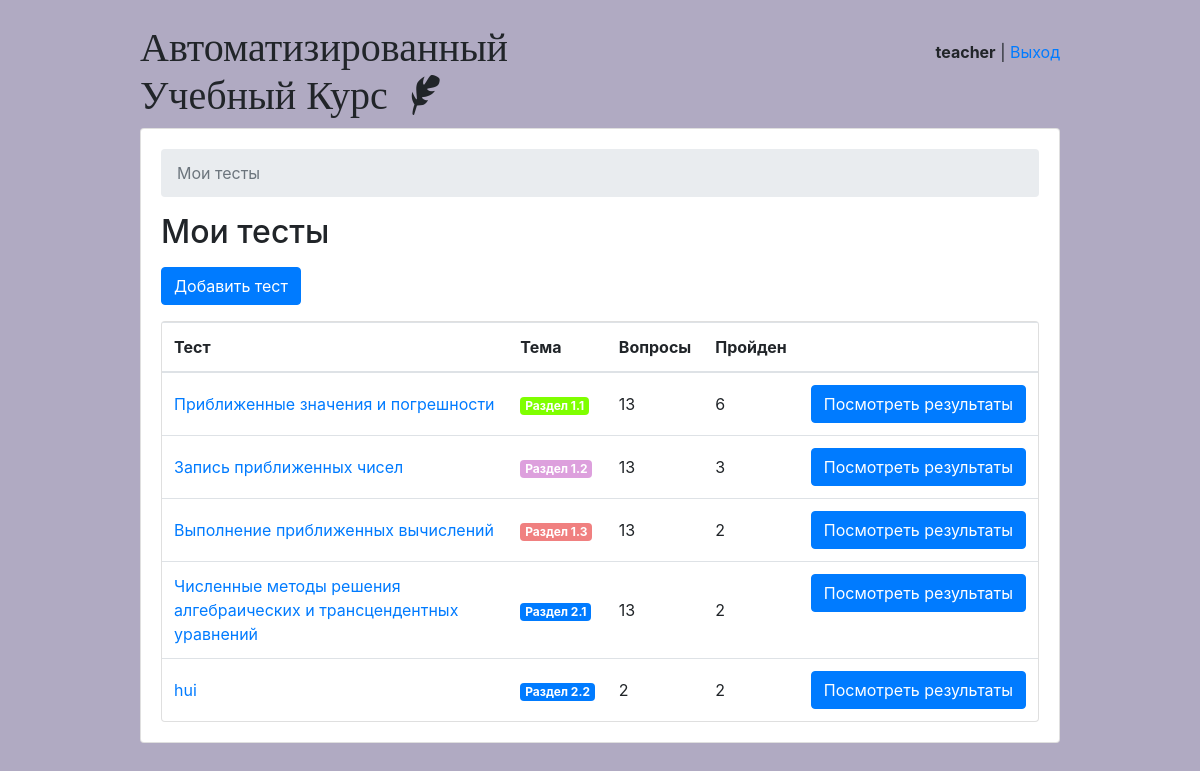
Page /teachers/ (signed in) on the earlier database version.
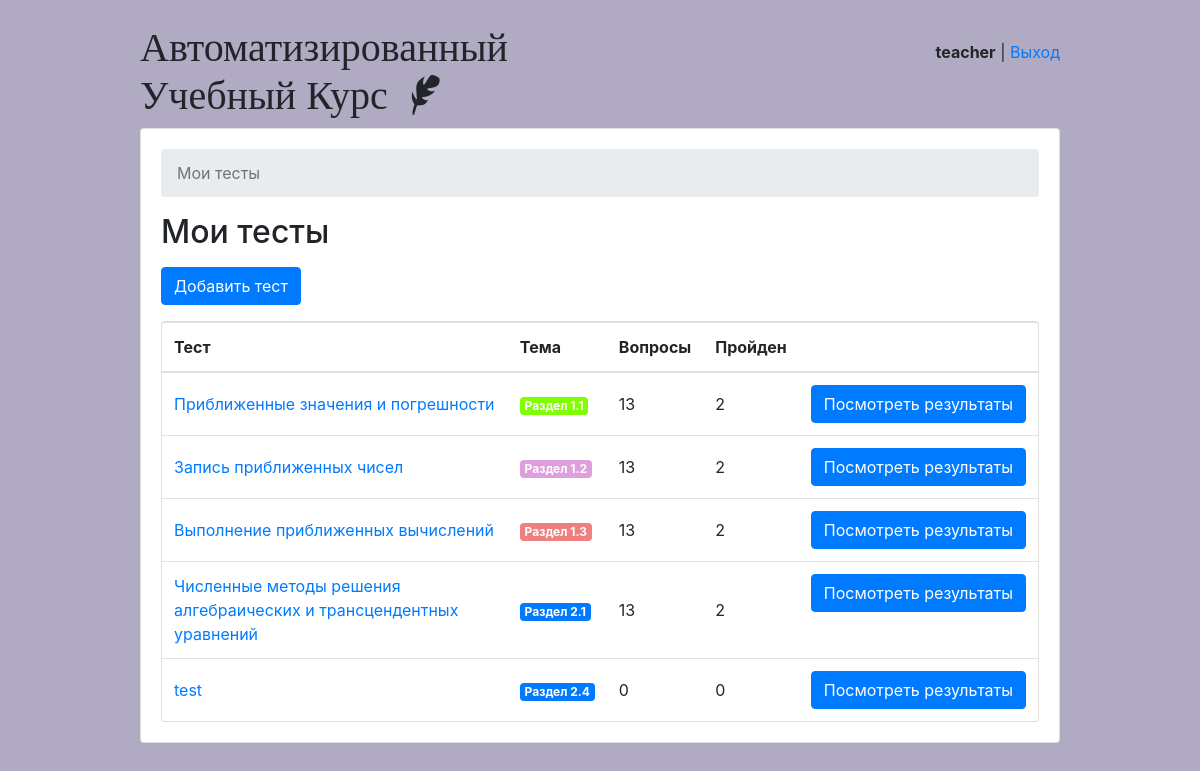
Same page on the later database version.
### classroom/models.py (models this page shows, shortened)
class Quiz(models.Model):
    owner = models.ForeignKey(User, on_delete=models.CASCADE, related_name='quizzes')
    name = models.CharField(max_length=255)
    subject = models.ForeignKey(Subject, on_delete=models.CASCADE, related_name='quizzes')

class Subject(models.Model):
    name = models.CharField(max_length=30)
    color = models.CharField(max_length=7, default='#007bff')
    def get_html_badge(self):
        name = escape(self.name)
        color = escape(self.color)
        html = '<span class="badge badge-primary" style="background-color: %s">%s</span>' % (color, name)
        return mark_safe(html)

### classroom/views/teachers.py (the view)
# urls.py: path('', teachers.QuizListView.as_view(), name='quiz_change_list'),
@method_decorator([login_required, teacher_required], name='dispatch')
class QuizListView(ListView):
    model = Quiz
    ordering = ('name', )
    context_object_name = 'quizzes'
    template_name = 'classroom/teachers/quiz_change_list.html'
    def get_queryset(self):
        queryset = self.request.user.quizzes \
            .select_related('subject') \
            .annotate(questions_count=Count('questions', distinct=True)) \
            .annotate(taken_count=Count('taken_quizzes', distinct=True))
        return queryset

### classroom/templates/classroom/teachers/quiz_change_list.html
{% extends 'base.html' %}
{% block content %}
  <nav aria-label="breadcrumb">
    <ol class="breadcrumb">
      <li class="breadcrumb-item active" aria-current="page">Мои тесты</li>
    </ol>
  </nav>
  <h2 class="mb-3">Мои тесты</h2>
  <a href="{% url 'teachers:quiz_add' %}" class="btn btn-primary mb-3" role="button">Добавить тест</a>
  <div class="card">
    <table class="table mb-0">
      <thead>
        <tr>
          <th>Тест</th>
          <th>Тема</th>
          <th>Вопросы</th>
          <th>Пройден</th>
          <th></th>
        </tr>
      </thead>
      <tbody>
        {% for quiz in quizzes %}
          <tr>
            <td class="align-middle"><a href="{% url 'teachers:quiz_change' quiz.pk %}">{{ quiz.name }}</a></td>
            <td class="align-middle">{{ quiz.subject.get_html_badge }}</td>
            <td class="align-middle">{{ quiz.questions_count }}</td>
            <td class="align-middle">{{ quiz.taken_count }}</td>
            <td class="text-right">
              <a href="{% url 'teachers:quiz_results' quiz.pk %}" class="btn btn-primary">Посмотреть результаты</a>
            </td>
          </tr>
        {% empty %}
          <tr>
            <td class="bg-light text-center font-italic" colspan="5">Вы еще не создали ни одного теста.</td>
          </tr>
        {% endfor %}
      </tbody>
    </table>
  </div>
{% endblock %}

Differences in the rows shown:
removed Quiz: name "hui", subject.get_html_badge "Раздел 2.2", questions_count "2", taken_count "2"
computed for Quiz "Приближенные значения и погрешности": taken_count "6" → "2"
computed for Quiz "Запись приближенных чисел": taken_count "3" → "2"
added Quiz: name "test", subject.get_html_badge "Раздел 2.4", questions_count "0", taken_count "0"
